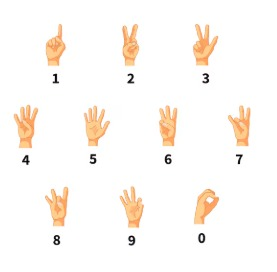
#> input picture src/1-9.jpeg, 277 x 272 px
$ python -i image_preprocessing.py   (imports and definitions only)
#> lines starting #> are read from the running program, lines starting #| are printed output that depends on the picture; after the words box and inside, x2 and y2 are one past the last pixel; in counts of white or black regions, pixels touching at a corner belong together
#> further down, picture is the input picture: shape (272, 277, 3); mean B, G, R 244.2, 248.7, 252.9
import os
import cv2
import numpy as np

# Preprocessing function
minValue = 70

def func(frame):
    gray = cv2.cvtColor(frame, cv2.COLOR_BGR2GRAY)
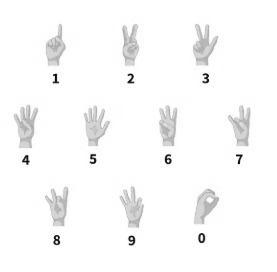
#> gray: shape (272, 277); min 0, max 255, mean 249.4
    blur = cv2.GaussianBlur(gray, (5, 5), 2)
    th3 = cv2.adaptiveThreshold(blur, 255, cv2.ADAPTIVE_THRESH_GAUSSIAN_C, cv2.THRESH_BINARY_INV, 11, 2)
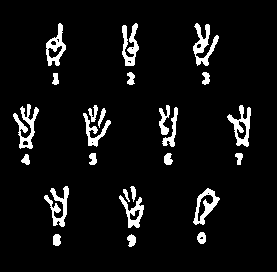
#> th3: shape (272, 277); 6.5% white; 25 white regions, largest, box (x1, y1, x2, y2) and area: (13, 104, 39, 149) 464, (193, 23, 219, 66) 461, (227, 105, 251, 147) 422
    _, res = cv2.threshold(th3, minValue, 255, cv2.THRESH_BINARY_INV + cv2.THRESH_OTSU)
    return res

# Directory path
output_directory = "Z"  # Directory to save preprocessed images

# Ensure the output directory exists
# [9 lines not run here, left out]

image_count = 0  # To track the number of images saved
max_images = 1000  # Stop after saving 1000 images

# Define the box area (you can adjust these values)
x, y, w, h = 300, 100, 300, 300  # Example box coordinates (x, y, width, height)

# Mouse callback function to select box area (optional)
def select_box(event, x1, y1, flags, param):
    global x, y, w, h, box_drawing
    if event == cv2.EVENT_LBUTTONDOWN:
        box_drawing = True
        x, y = x1, y1
    elif event == cv2.EVENT_MOUSEMOVE:
        if box_drawing:
            w, h = x1 - x, y1 - y
    elif event == cv2.EVENT_LBUTTONUP:
        box_drawing = False
        w, h = x1 - x, y1 - y

# Set up mouse callback function
# [2 lines not run here, left out]

box_drawing = False

# Make window fullscreen
# [1 line not run here, left out]

# Special box dimensions for the preprocessed image (make it smaller)
processed_box_x, processed_box_y, processed_box_w, processed_box_h = 400, 100, 200, 200  # Smaller box for processed image

# Continuously capture and save images
# [60 lines not run here, left out]

>>> import cv2
>>> picture = cv2.imread('src/1-9.jpeg')
>>> result = func(picture)

$ run again, on src/a-f.jpeg
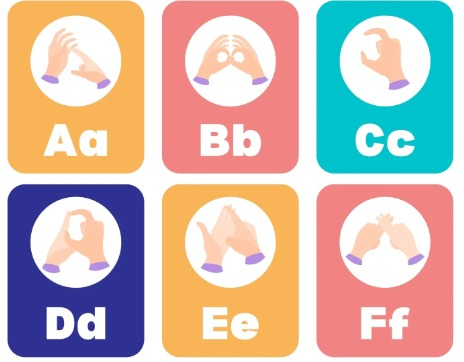
#> input picture src/a-f.jpeg, 464 x 362 px
#> picture is the input picture: shape (362, 464, 3); mean B, G, R 180, 189.1, 206.2
#> in func, `blur = cv2.GaussianBlur(gray, (5, 5), 2)`:
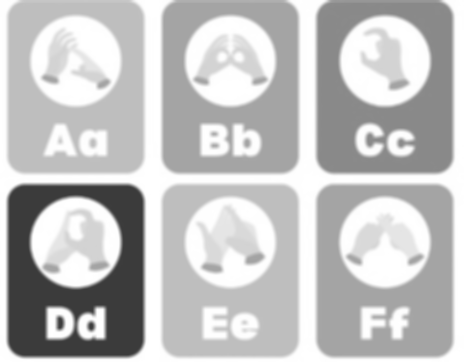
#> blur: shape (362, 464); min 58, max 255, mean 193.2
#> in func, `th3 = cv2.adaptiveThreshold(blur, 255, cv2.ADAPTIVE_THRESH_GAUSSIAN_C,..`:
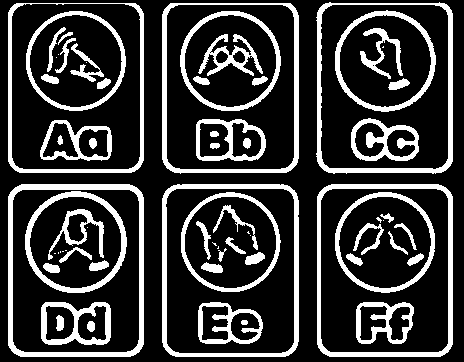
#> th3: shape (362, 464); 21.9% white; 69 white regions (16 under 20 px), largest, box (x1, y1, x2, y2) and area: (8, 184, 144, 357) 3028, (162, 184, 299, 357) 2740, (317, 184, 453, 357) 2738
